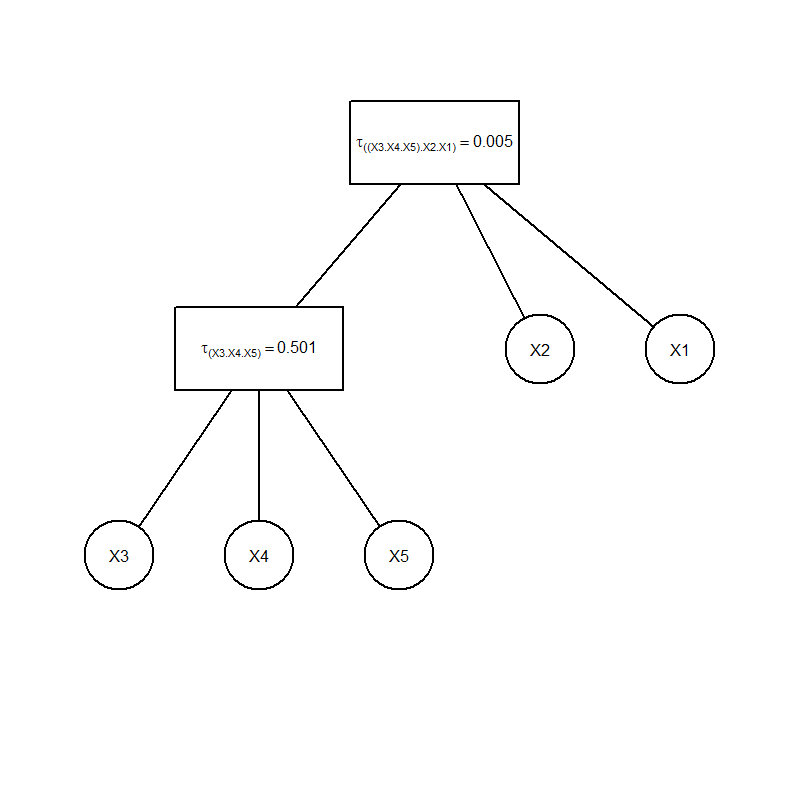

Generate this figure with R:
rm(list = ls(all = TRUE))
#install.packages("HAC")
library(HAC)
G2 = hac(type = 1, 
         tree = list(list ("X3", "X4", "X5", 2.005), "X2", "X1", 1.005))
# do plot
tree2str(hac = G2 , theta = TRUE, digits = 3)
plot(G2, digits = 3, index = TRUE, theta = FALSE)
